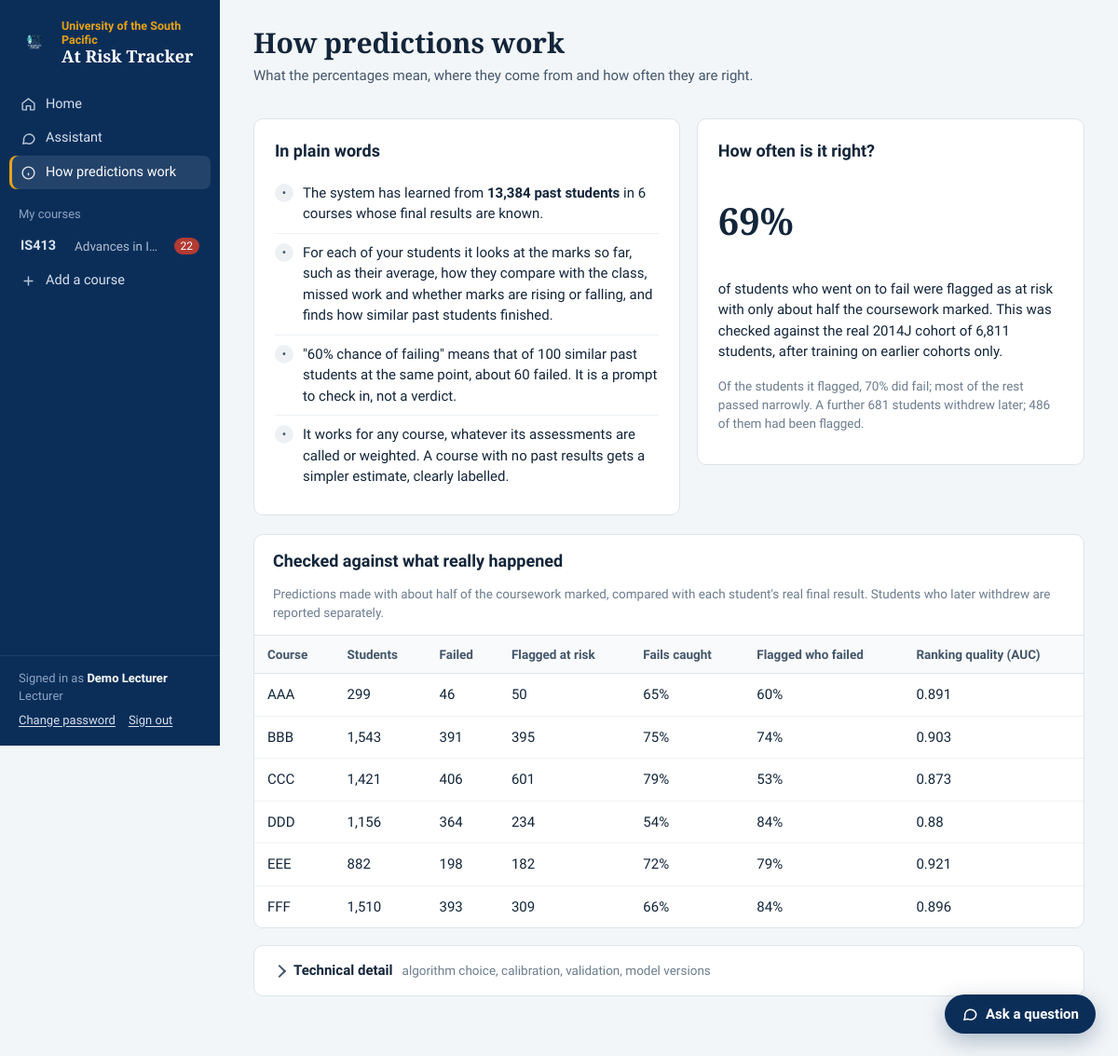
/model (signed in), run on the app's committed database.
### tables this page shows
CREATE TABLE courses (
        id INTEGER PRIMARY KEY AUTOINCREMENT,
        code TEXT NOT NULL,
        name TEXT NOT NULL,
        semester TEXT,
        campus TEXT,
        risk_threshold REAL DEFAULT 0.40,
        borderline_threshold REAL DEFAULT 0.20,
        created_at TEXT
    , is_training INTEGER DEFAULT 0, outline_json TEXT);

CREATE TABLE users (
        id INTEGER PRIMARY KEY AUTOINCREMENT,
        username TEXT UNIQUE NOT NULL,
        full_name TEXT,
        password_hash TEXT NOT NULL,
        role TEXT NOT NULL DEFAULT 'lecturer'
    );

### app.py (the view)
@app.route("/model")
@login_required
def model_view():
    versions = db.list_model_versions()
    selected = request.args.get("version", type=int)
    version = db.get_model_version(selected) if selected else db.get_active_model()
    if version and version["status"] != "ready":
        version = None
    ok, readiness = ml_engine.readiness()
    return render_template("model.html", version=version, versions=versions, readiness=readiness, ready=ok,
                           training=db.model_training_in_progress(), reality=db.get_meta("reality_check"),
                           training_enabled=config.TRAINING_ENABLED,
                           load_error=(ml_engine.load_errors.get(version["id"]) if version and g.user["role"] == "admin"
                                       and ml_engine.load_bundle(version) is None else None))

### analytics.py (called while the page is built, shortened)
def cached_summary(course_id):
    key = f"f{SUMMARY_FORMAT}|" + db.course_cache_key(course_id)
    hit = _summaries.get(course_id)
    if hit and hit[0] == key:
        return hit[1]

### app.py (called while the page is built)
def login_required(view):
    @wraps(view)
    def wrapper(*args, **kwargs):
        if not g.user:
            return redirect(url_for("login", next=request.path))
        return view(*args, **kwargs)
    return wrapper

@app.before_request
def load_user():
    g.user = db.get_user(session["user_id"]) if session.get("user_id") else None

@app.context_processor
def inject():
    user = g.get("user")
    courses = db.courses_for_user(user) if user else []
    counts = {}
    for c in courses:
        try:
            counts[c["id"]] = analytics.cached_summary(c["id"])["counts"]["At Risk"]
        except Exception:
            counts[c["id"]] = 0
    is_admin = bool(user and user["role"] == "admin")
    return {"all_courses": courses, "nav_counts": counts, "GRADES": config.GRADES, "TYPES": config.TYPES,
            "is_admin": is_admin, "hosted_notice": config.IS_VERCEL and is_admin}

### database.py (called while the page is built)
def conn():
    c = sqlite3.connect(DB_PATH, timeout=30)
    c.row_factory = sqlite3.Row
    c.execute("PRAGMA foreign_keys = ON")
    return c

def _rows(sql, args=()):
    c = conn()
    rows = c.execute(sql, args).fetchall()
    c.close()
    return [dict(r) for r in rows]

def _row(sql, args=()):
    rows = _rows(sql, args)
    return rows[0] if rows else None

def get_user(user_id):
    return _row("SELECT * FROM users WHERE id=?", (user_id,))

def courses_for_user(user):
    if user["role"] == "admin":
        return list_courses(training=False)
    return _rows("""SELECT c.* FROM courses c JOIN course_lecturers l ON l.course_id=c.id
                    WHERE l.user_id=? AND COALESCE(c.is_training, 0)=0 ORDER BY c.code, c.id""", (user["id"],))

def get_course(course_id):
    return _row("SELECT * FROM courses WHERE id=?", (course_id,))

def get_assessments(course_id):
    return _rows("SELECT * FROM assessments WHERE course_id=? ORDER BY sort_order, id", (course_id,))

def active_current_dataset(course_id):
    return _row("SELECT * FROM datasets WHERE course_id=? AND kind='current' AND is_active=1", (course_id,))

def _model(r):
    if r:
        r["metrics"] = json.loads(r["metrics_json"] or "{}")
        r["summary"] = json.loads(r["summary_json"] or "{}")
    return r

def list_model_versions():
    return [_model(r) for r in _rows(f"SELECT {_MODEL_COLS} FROM model_versions ORDER BY id DESC")]

### templates/model.html (shortened to what this page needs)
{% extends "base.html" %}
{% block content %}
<div class="page-head">
  <div>
    <h1>How predictions work</h1>
    <p class="meta">What the percentages mean, where they come from and how often they are right.</p>
  </div>
</div>
{% if version %}{% set m = version.metrics %}{% set s = version.summary %}{% set ev = m.evaluation[m.primary] %}{% set hc = ev.headline.calibrated %}
<div class="split">
  <section class="card">
    <h2>In plain words</h2>
    <ul class="points">
      <li><span class="mark note" aria-hidden="true">&bull;</span><span>The system has learned from <b>{{ '{:,}'.format(s.n_students) }} past students</b> in {{ s.n_courses }} courses whose final results are known.</span></li>
      <li><span class="mark note" aria-hidden="true">&bull;</span><span>For each of your students it looks at the marks so far, such as their average, how they compare with the class, missed work and whether marks are rising or falling, and finds how similar past students finished.</span></li>
      <li><span class="mark note" aria-hidden="true">&bull;</span><span>"60% chance of failing" means that of 100 similar past students at the same point, about 60 failed. It is a prompt to check in, not a verdict.</span></li>
      <li><span class="mark note" aria-hidden="true">&bull;</span><span>It works for any course, whatever its assessments are called or weighted. A course with no past results gets a simpler estimate, clearly labelled.</span></li>
    </ul>
  </section>
  <section class="card">
    <h2>How often is it right?</h2>
    {% if reality %}{% set o = reality.overall %}
    <p class="big-stat">{{ '%.0f'|format(o.recall * 100) }}%</p>
    <p style="margin-top:4px">of students who went on to fail were flagged as at risk with only about half the coursework marked. This was checked against the real {{ reality.cohort }} cohort of {{ '{:,}'.format(o.students) }} students, after training on earlier cohorts only.</p>
    <p class="small muted">Of the students it flagged, {{ '%.0f'|format(o.precision * 100) }}% did fail; most of the rest passed narrowly. {% if o.withdrawn %}A further {{ o.withdrawn }} students withdrew later; {{ o.withdrawn_flagged }} of them had been flagged.{% endif %}</p>
    {% else %}
    <p class="big-stat">{{ '%.0f'|format(hc.recall * 100) }}%</p>
    <p>of students who failed were flagged at about half way, when tested on courses the model had never seen. Of those flagged, {{ '%.0f'|format(hc.precision * 100) }}% did fail.</p>
    {% endif %}
  </section>
</div>
{% if reality %}
<section class="panel flush mt">
  <div class="panel-head"><h2>Checked against what really happened</h2><span class="small muted">{{ reality.note }}</span></div>
  <div class="table-wrap">
  <table>
    <thead><tr><th>Course</th><th class="num">Students</th><th class="num">Failed</th><th class="num">Flagged at risk</th><th class="num">Fails caught</th><th class="num">Flagged who failed</th><th class="num">Ranking quality (AUC)</th></tr></thead>
    <tbody>{% for r in reality.courses %}
      <tr><td>{{ r.course }}</td><td class="num">{{ '{:,}'.format(r.students) }}</td><td class="num">{{ r.failed }}</td><td class="num">{{ r.flagged }}</td>
        <td class="num">{{ '%.0f'|format(r.recall * 100) }}%</td><td class="num">{{ '%.0f'|format(r.precision * 100) }}%</td><td class="num">{{ r.auc }}</td></tr>
    {% endfor %}</tbody>
  </table>
  </div>
</section>
{% endif %}
<details class="more">
  <summary>Technical detail <span class="muted small">algorithm choice, calibration, validation, model versions</span></summary>
</details>
{% else %}
<div class="card empty"><img src="{{ url_for('static', filename='logo.png') }}" alt=""><h2>No trained model yet</h2>
  <p>Until past results are uploaded and a model is trained, every course uses a simpler, clearly labelled estimate.</p></div>
{% endif %}
{% endblock %}

### templates/base.html (shortened to what this page needs)
<!DOCTYPE html>
<html lang="en">
<head>
<link rel="stylesheet" href="{{ url_for('static', filename='style.css') }}?v=3">
</head>
<body>
{% set ep = request.endpoint %}
<div class="shell">
  <aside class="sidebar" id="sidebar">
    <a class="brand" href="{{ url_for('overview') }}">
      <img src="{{ url_for('static', filename='logo.png') }}" alt="">
      <div><div class="usp">University of the South Pacific</div><div class="product">At Risk Tracker</div></div>
    </a>
    <nav class="nav" aria-label="Main">
      <a href="{{ url_for('overview') }}" class="{{ 'active' if ep == 'overview' }}">
        <svg viewBox="0 0 24 24" fill="none" stroke="currentColor" stroke-width="2"><path d="M3 11l9-7 9 7v9a1 1 0 0 1-1 1h-5v-6h-6v6H4a1 1 0 0 1-1-1z"/></svg>Home</a>
      <a href="{{ url_for('assistant_view') }}" class="{{ 'active' if ep == 'assistant_view' }}">
        <svg viewBox="0 0 24 24" fill="none" stroke="currentColor" stroke-width="2"><path d="M21 12a8 8 0 0 1-11.6 7.1L4 20l1.1-4.6A8 8 0 1 1 21 12z"/></svg>Assistant</a>
      <a href="{{ url_for('model_view') }}" class="{{ 'active' if ep == 'model_view' }}">
        <svg viewBox="0 0 24 24" fill="none" stroke="currentColor" stroke-width="2"><circle cx="12" cy="12" r="9"/><path d="M12 16v-4M12 8h.01"/></svg>How predictions work</a>
      <div class="nav-section">{{ 'Courses' if is_admin else 'My courses' }}</div>
      {% for c in all_courses %}
        {% set here = course is defined and course and course.id == c.id %}
        <a href="{{ url_for('course_dashboard', course_id=c.id) }}" class="{{ 'active' if here and ep in ('course_dashboard', 'student_view') }}" title="{{ c.name }}">
          <span class="code">{{ c.code }}</span><span style="opacity:.8;font-size:13.5px;white-space:nowrap;overflow:hidden;text-overflow:ellipsis">{{ c.name }}</span>
          {% if nav_counts.get(c.id) %}<span class="count" title="Students at risk">{{ nav_counts[c.id] }}</span>{% endif %}</a>
      {% else %}
        <div class="small" style="padding:6px 20px;opacity:.7">No courses yet.</div>
      {% endfor %}
      <a href="{{ url_for('course_new') }}" class="{{ 'active' if ep == 'course_new' }}">
        <svg viewBox="0 0 24 24" fill="none" stroke="currentColor" stroke-width="2"><path d="M12 5v14M5 12h14"/></svg>Add a course</a>
    </nav>
    <div class="sidebar-footer">
      Signed in as <b>{{ g.user.full_name or g.user.username }}</b><br>
      {{ 'Administrator' if is_admin else 'Lecturer' }}<br>
      <span class="row" style="gap:14px;margin-top:6px">{% if not is_admin %}<a href="{{ url_for('users') }}">Change password</a>{% endif %}<a href="{{ url_for('logout') }}">Sign out</a></span>
    </div>
  </aside>
  <div class="main">
    <main class="content" id="content">
      {% block content %}{% endblock %}
    </main>
  </div>
</div>
{% if ep != 'assistant_view' and all_courses %}
<button class="fab no-print" type="button" id="fab" aria-expanded="false" aria-controls="drawer">
  <svg viewBox="0 0 24 24" fill="none" stroke="currentColor" stroke-width="2"><path d="M21 12a8 8 0 0 1-11.6 7.1L4 20l1.1-4.6A8 8 0 1 1 21 12z"/></svg><span>Ask a question</span></button>
{% endif %}
</body>
</html>

### data on the page
courses: code "IS413", name "Advances in ICT", nav_counts "22"
users: user "Demo Lecturer"
courses: course "AAA", students "299", failed "46", flagged "50", recall "65", precision "60", auc "0.891"
courses: course "BBB", students "1,543", failed "391", flagged "395", recall "75", precision "74", auc "0.903"
courses: course "CCC", students "1,421", failed "406", flagged "601", recall "79", precision "53", auc "0.873"
courses: course "DDD", students "1,156", failed "364", flagged "234", recall "54", precision "84", auc "0.88"
courses: course "EEE", students "882", failed "198", flagged "182", recall "72", precision "79", auc "0.921"
courses: course "FFF", students "1,510", failed "393", flagged "309", recall "66", precision "84", auc "0.896"

### other printed values
{{ 'Courses' if is_admin else 'My courses' }} "My courses"
{{ 'Administrator' if is_admin else 'Lecturer' }} "Lecturer"
{{ '{:,}'.format(s.n_students) }} "13,384"
{{ s.n_courses }} "6"
{{ '%.0f'|format(o.recall * 100) }} "69"
{{ reality.cohort }} "2014J"
{{ '{:,}'.format(o.students) }} "6,811"
{{ '%.0f'|format(o.precision * 100) }} "70"
{{ o.withdrawn }} "681"
{{ o.withdrawn_flagged }} "486"
{{ reality.note }} "Predictions made with about half of the coursework marked, compared with each student's real final result. Students who later withdrew are reported separately."
